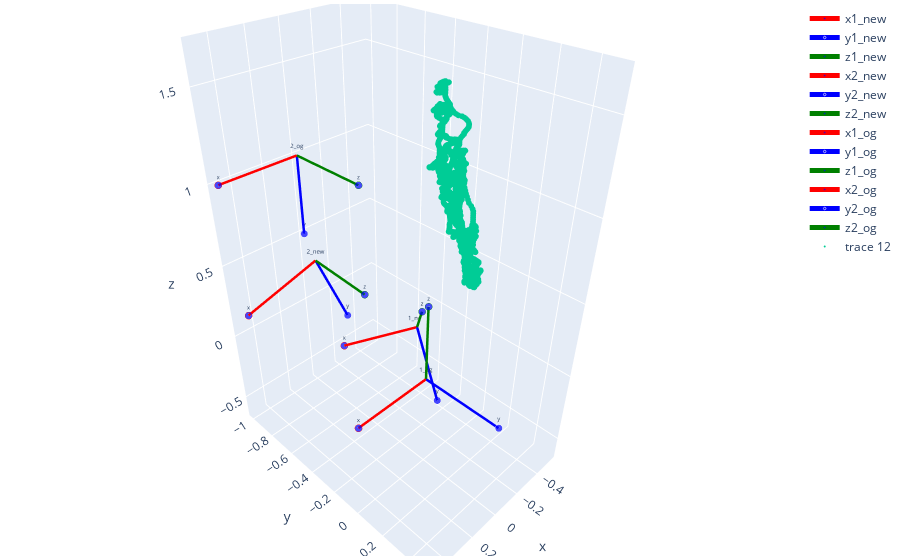

Write notebook code for a chart like this one.
### Code cell
only_new=False
only_orig=False


#Test initialization
rot_vec_3 = R.from_rotvec([0, 0, 0])
R3 = rot_vec_3.as_matrix()
t3 = [0, 0, 0]

rot_vec_4 = R.from_rotvec(-np.pi/2 * np.array([1, 0, 0]))
R4 = rot_vec_4.as_matrix()
t4 = [0, -1, 1]

scale_factor=0.5

# Annotate cameras (origins and vectors)
data_1 = vector_plot([scale_factor*R1[:,0],scale_factor*R1[:,1],scale_factor*R1[:,2]], orig=t1,cam_name='1_new')
data_2 = vector_plot([scale_factor*R2[:,0],scale_factor*R2[:,1],scale_factor*R2[:,2]], orig=t2, cam_name='2_new')

data_3 = vector_plot([scale_factor*R3[:,0],scale_factor*R3[:,1],scale_factor*R3[:,2]], orig=t3, cam_name='1_og')
data_4 = vector_plot([scale_factor*R4[:,0],scale_factor*R4[:,1],scale_factor*R4[:,2]], orig=t4, cam_name='2_og')

#print(pts_array_3d_clean.shape)

#data_5  = [go.Scatter3d(x=points_3d[:,0], y=points_3d[:,1], z=points_3d[:,2], mode='markers', marker=dict(size=2))]
data_5  = [go.Scatter3d(x=optim_3d_pts_total[:,0], y=optim_3d_pts_total[:,1], z=optim_3d_pts_total[:,2], mode='markers', marker=dict(size=2))]
#data_5  = [go.Scatter3d(x=pts_array_3d_clean[:,0], y=pts_array_3d_clean[:,1], z=pts_array_3d_clean[:,2], mode='markers', marker=dict(size=2))]
layout = go.Layout(
            margin = dict(l = 4,
                        r = 4,
                        b = 4,
                        t = 4)
                )
if only_new:
        data = data_1 + data_2 + data_5
elif only_orig:
        data = data_3 + data_4 + data_5
else:
        data = data_1 + data_2 + data_3 + data_4 + data_5


fig = go.Figure(data=data,layout=layout)
fig.update_traces(textfont_size=6)

fig.show()

### Figure 1 — Plotly figure (JSON) as saved in the notebook; plotly's stock layout.template omitted (floating-point values rounded to 4 significant figures; data arrays with more than 128 entries replaced by an {"elided": "..."} marker saying what was removed)
{"data": [{"line": {"color": "red", "width": 5}, "marker": {"color": "blue", "size": [0, 5]}, "mode": "lines+markers+text", "name": "x1_new", "text": ["1_new", "x"], "textfont": {"size": 6}, "type": "scatter3d", "x": [-0.5431, -0.1262], "y": [-0.577, -0.8438], "z": [-0.2811, -0.3522]}, {"line": {"color": "blue", "width": 5}, "marker": {"color": "blue", "size": [0, 5]}, "mode": "lines+markers+text", "name": "y1_new", "text": ["1_new", "y"], "textfont": {"size": 6}, "type": "scatter3d", "x": [-0.5431, -0.373], "y": [-0.577, -0.2274], "z": [-0.2811, -0.5954]}, {"line": {"color": "green", "width": 5}, "marker": {"color": "blue", "size": [0, 5]}, "mode": "lines+markers+text", "name": "z1_new", "text": ["1_new", "z"], "textfont": {"size": 6}, "type": "scatter3d", "x": [-0.5431, -0.3257], "y": [-0.577, -0.3392], "z": [-0.2811, 0.1012]}, {"line": {"color": "red", "width": 5}, "marker": {"color": "blue", "size": [0, 5]}, "mode": "lines+markers+text", "name": "x2_new", "text": ["2_new", "x"], "textfont": {"size": 6}, "type": "scatter3d", "x": [0.03245, 0.4989], "y": [-0.8672, -0.9118], "z": [0.3873, 0.2127]}, {"line": {"color": "blue", "width": 5}, "marker": {"color": "blue", "size": [0, 5]}, "mode": "lines+markers+text", "name": "y2_new", "text": ["2_new", "y"], "textfont": {"size": 6}, "type": "scatter3d", "x": [0.03245, -0.1361], "y": [-0.8672, -0.8042], "z": [0.3873, -0.07922]}, {"line": {"color": "green", "width": 5}, "marker": {"color": "blue", "size": [0, 5]}, "mode": "lines+markers+text", "name": "z2_new", "text": ["2_new", "z"], "textfont": {"size": 6}, "type": "scatter3d", "x": [0.03245, 0.09612], "y": [-0.8672, -0.3732], "z": [0.3873, 0.431]}, {"line": {"color": "red", "width": 5}, "marker": {"color": "blue", "size": [0, 5]}, "mode": "lines+markers+text", "name": "x1_og", "text": ["1_og", "x"], "textfont": {"size": 6}, "type": "scatter3d", "x": [0, 0.5], "y": [0, 0], "z": [0, 0]}, {"line": {"color": "blue", "width": 5}, "marker": {"color": "blue", "size": [0, 5]}, "mode": "lines+markers+text", "name": "y1_og", "text": ["1_og", "y"], "textfont": {"size": 6}, "type": "scatter3d", "x": [0, 0], "y": [0, 0.5], "z": [0, 0]}, {"line": {"color": "green", "width": 5}, "marker": {"color": "blue", "size": [0, 5]}, "mode": "lines+markers+text", "name": "z1_og", "text": ["1_og", "z"], "textfont": {"size": 6}, "type": "scatter3d", "x": [0, 0], "y": [0, 0], "z": [0, 0.5]}, {"line": {"color": "red", "width": 5}, "marker": {"color": "blue", "size": [0, 5]}, "mode": "lines+markers+text", "name": "x2_og", "text": ["2_og", "x"], "textfont": {"size": 6}, "type": "scatter3d", "x": [0, 0.5], "y": [-1, -1], "z": [1, 1]}, {"line": {"color": "blue", "width": 5}, "marker": {"color": "blue", "size": [0, 5]}, "mode": "lines+markers+text", "name": "y2_og", "text": ["2_og", "y"], "textfont": {"size": 6}, "type": "scatter3d", "x": [0, 0], "y": [-1, -1.0], "z": [1, 0.5]}, {"line": {"color": "green", "width": 5}, "marker": {"color": "blue", "size": [0, 5]}, "mode": "lines+markers+text", "name": "z2_og", "text": ["2_og", "z"], "textfont": {"size": 6}, "type": "scatter3d", "x": [0, 0], "y": [-1, -0.5], "z": [1, 1]}, {"marker": {"size": 2}, "mode": "markers", "textfont": {"size": 6}, "type": "scatter3d", "x": {"elided": "7315 float values"}, "y": {"elided": "7315 float values"}, "z": {"elided": "7315 float values"}}], "layout": {"margin": {"b": 4, "l": 4, "r": 4, "t": 4}}}
